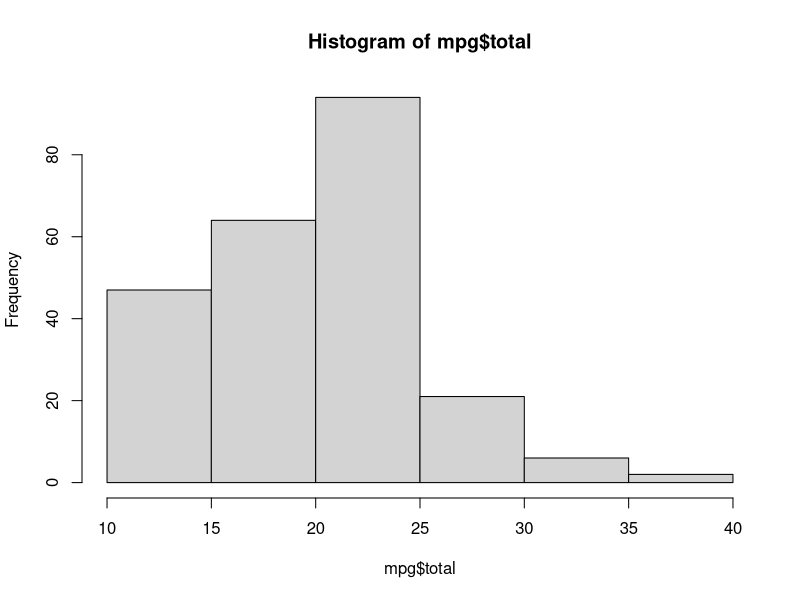
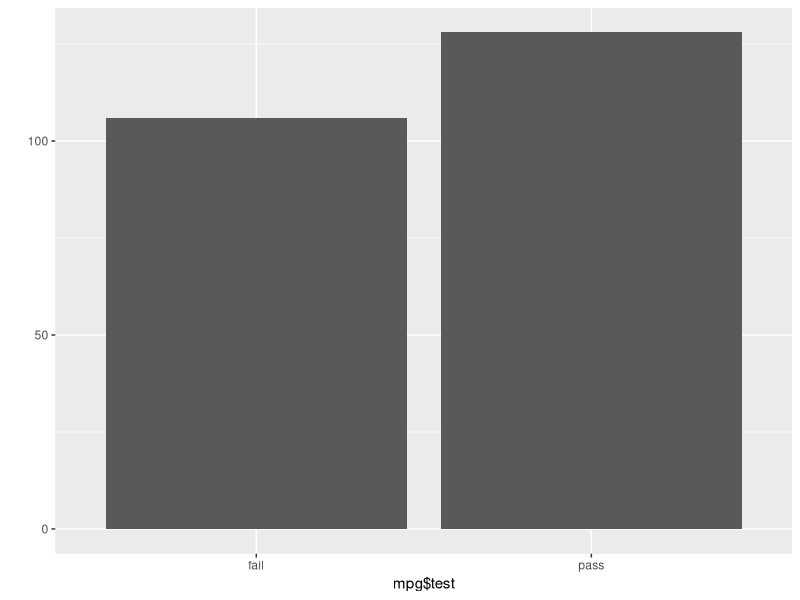
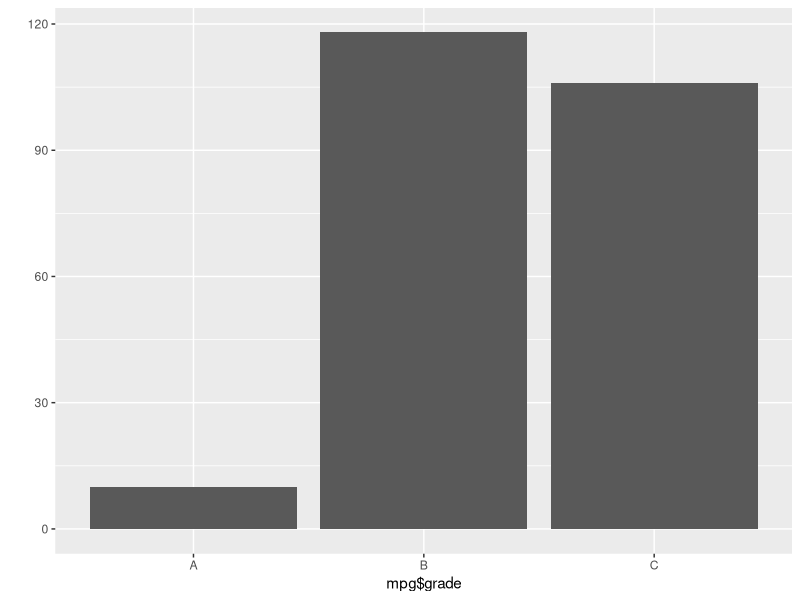
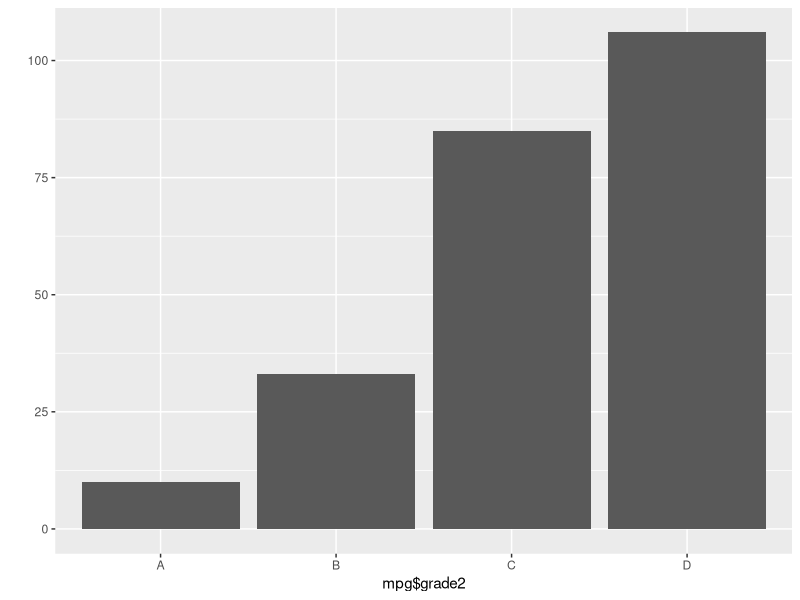
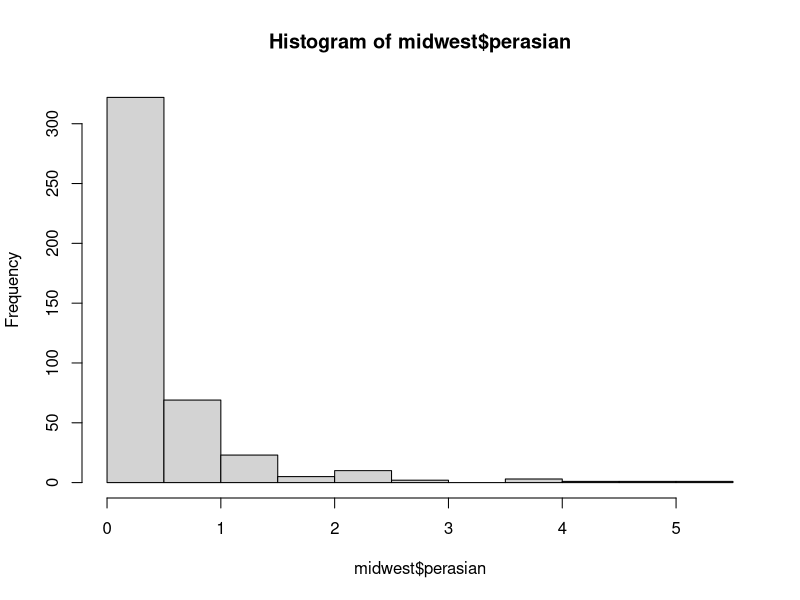
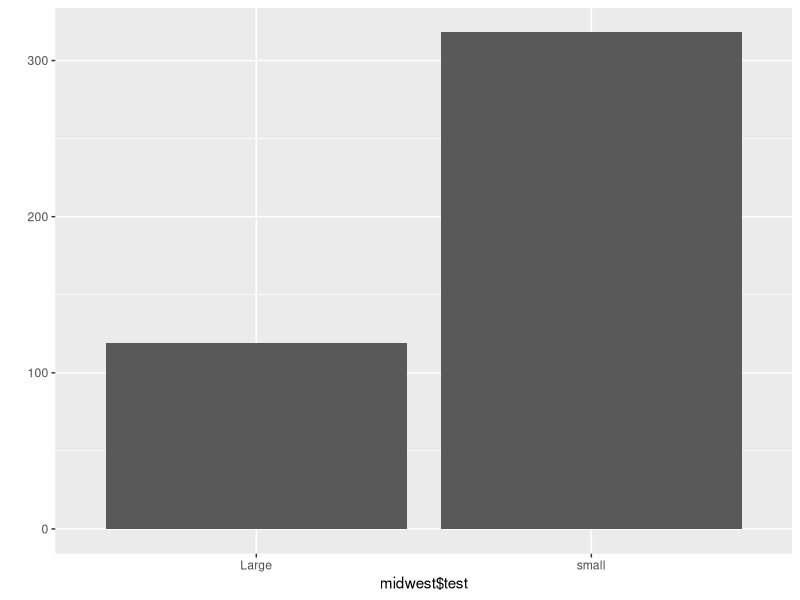

Write the R code that produced these figures, in order.
df <- data.frame(var1=c(4,3,8),
                 var2=c(2,6,1))
df

df$var_sum <- df$var1+df$var2
df
df$var_mean <- df$var_sum/2
df

mpg <- as.data.frame(ggplot2::mpg)

mpg$total <- (mpg$cty+mpg$hwy)/2
head(mpg)

mean(mpg$total)
summary(mpg$total)
hist(mpg$total)

mpg$test <- ifelse(mpg$total>=20,"pass","fail")
head(mpg,20)

table(mpg$test)   #fail 106 pass  128 

library(ggplot2)

qplot(mpg$test)

#total을 기준으로 A,B,C 등급 부여
mpg$grade <- ifelse(mpg$total>=30,"A",ifelse(mpg$total>=20,"B","C"))
head(mpg,20)

table(mpg$grade)    # A  10   B 118   C 106 

qplot(mpg$grade)

# A,B,C,D 등급 부여
mpg$grade2 <- ifelse(mpg$total>=30,"A",
                     ifelse(mpg$total>=25,"B",
                            ifelse(mpg$total>=20,"C","D")))
table(mpg$grade2)
qplot(mpg$grade2)

## 분석도전
#1
midwest <- as.data.frame(ggplot2::midwest)
library(dplyr)
library(ggplot2)

head(midwest)
tail(midwest)
View(midwest)
dim(midwest)  # 437행 28열
str(midwest)
summary(midwest)

#2
midwest <- rename(midwest, total=poptotal)
midwest <- rename(midwest, asian=popasian)
head(midwest,3)

#3
midwest$perasian <- (midwest$asian /midwest$total)*100
head(midwest,2)

hist(midwest$perasian)

#4
midwest$mean_perasian <- mean(midwest$perasian)
summary(midwest$perasian)
mean(midwest$perasian)

midwest$test <- ifelse(midwest$perasian>0.4872462,"Large","small")

#5
table(midwest$test)
qplot(midwest$test)
